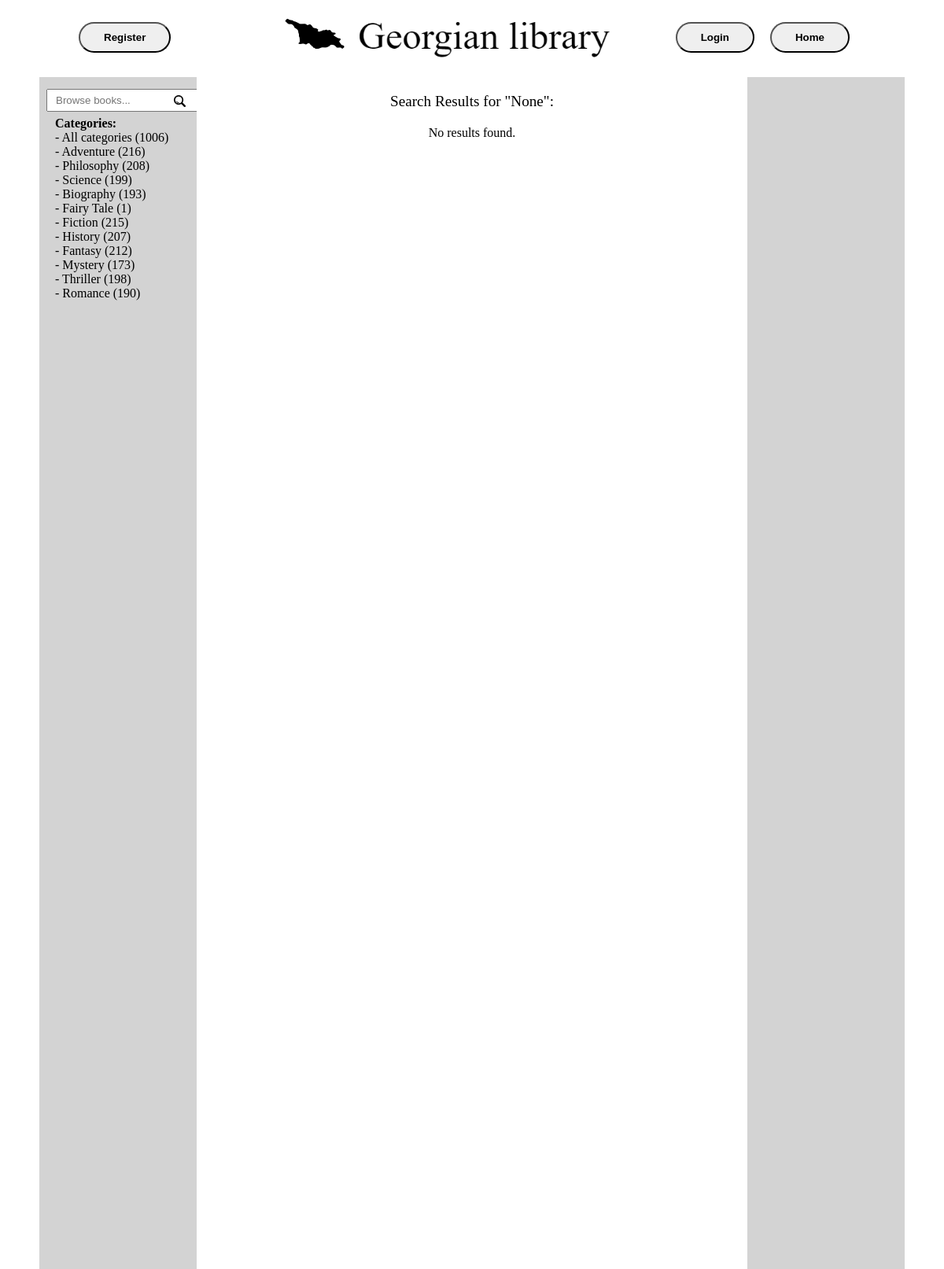
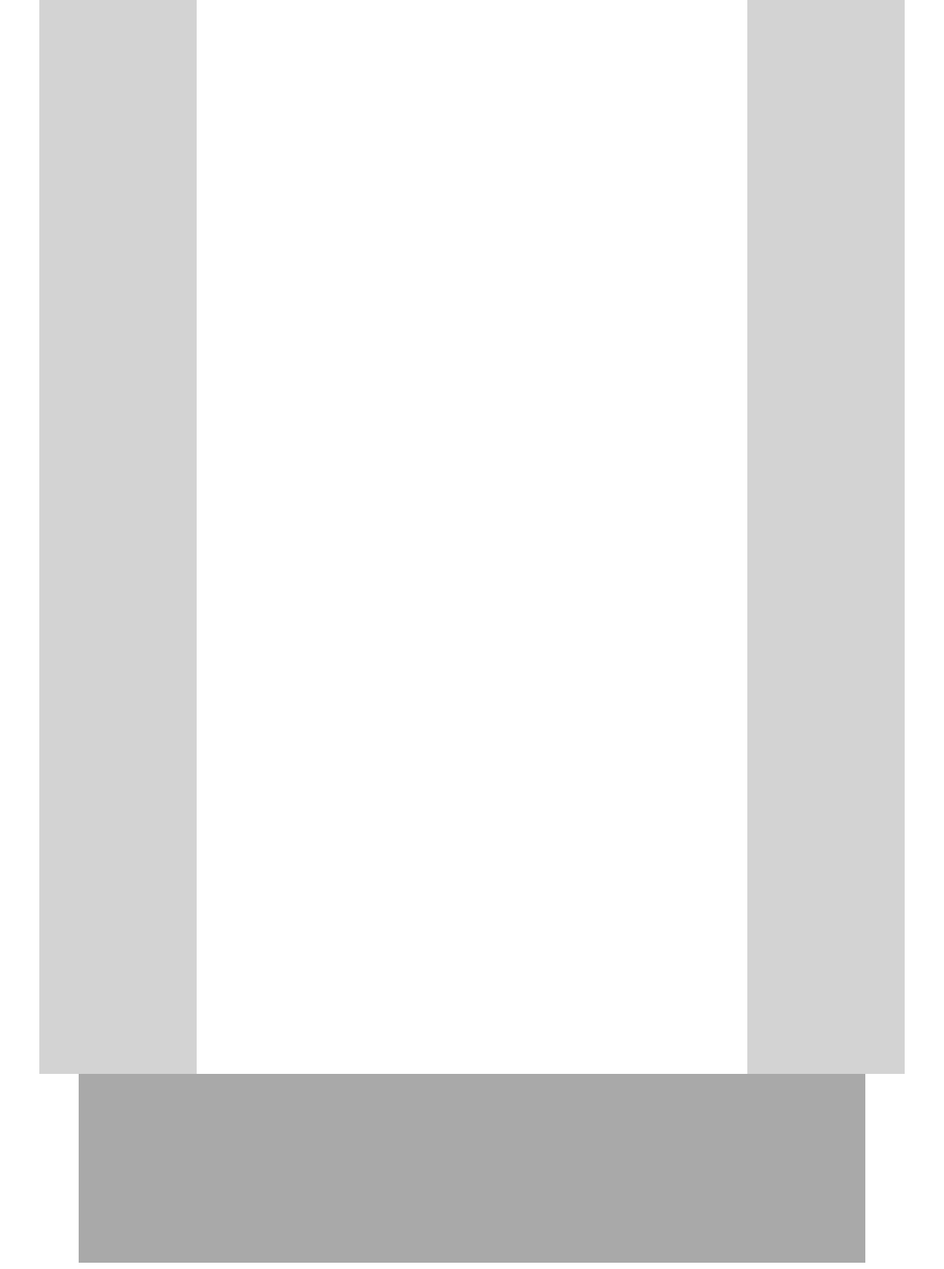
The app's page /search/ with its own data (2 pictures, top to bottom).
### library/models.py (models this page shows, shortened)
class Category(models.Model):
    name = models.CharField('Name', max_length=63)
    class Meta:
        verbose_name = 'Category'
        verbose_name_plural = 'Categories'

### library/views.py (the view)
# urls.py: path('search/', search_results, name='search_results'),
def search_results(request):
    query = request.GET.get('q')
    category_id = request.GET.get('category')
    if query:
        results = Book.objects.filter(title__icontains=query)
    else:
        results = Book.objects.none()
    if category_id:
        results = results.filter(category__id=category_id)
    paginator = Paginator(results, 40)
    page_number = request.GET.get('page')
    try:
        results = paginator.page(page_number)
    except PageNotAnInteger:
        results = paginator.page(1)
    except EmptyPage:
        results = paginator.page(paginator.num_pages)
    context = {
        'paginator': paginator,
        'results': results,
        'query': query,
        'category_id': category_id,
    }
    return render(request, 'library/search_results.html', context)

### library/context_processors.py (called while the page is built)
def categories_processor(request):
    categories = Category.objects.annotate(book_count=Count('book'))
    all_book_count = Book.objects.count()
    return {'categories': categories, 'all_book_count': all_book_count}

### library/templates/library/search_results.html (shortened to what this page needs)
{% extends 'library/home.html' %}
{% load static %}
{% block content %}
    <div class="search_results_text">
        Search Results for "{{ query }}":
    </div>
        {% for book in results %}
            <a href="{% url 'book_detail' book.id%}">
            <div class="book">
                <div class="book_cover">
                    {% if book.cover %}
                        <img src="{{ book.cover.url }}" alt="{{ book.title }}" class="book_cover_icon" draggable="false">
                    {% else %}
                        <img src="{% static 'library/images/no-image.png' %}" alt="{{ book.title }}" class="no_book_cover_icon" draggable="false">
                    {% endif %}
                    {% if book.stock > 0 %}
                        <div class="in_stock">
                        <img class="in_stock_icon" src="{% static 'library/images/in_stock.png' %}" alt="">
                            In stock
                        </div>
                    {% else %}
                        <div class="out_of_stock">
                        <img class="out_of_stock_icon" src="{% static 'library/images/out_of_stock.png' %}" alt="">
                            Out of stock
                        </div>
                    {% endif %}
                    <br/>
                    <div class="author">
                        Author: {{ book.author }}
                    </div>
                </div>
                <div class="book_title">
                    {{ book.title }}
                </div>
                    {% if book.stock > 0 %}
                        {% if user.is_authenticated and book in user.taken_books.all %}
                            <button disabled class="already_taken_button" id="take_book">Already Taken</button>
                        {% else %}
                            <form method="POST" action="{% url 'users:take_book' book.id %}">
                                {% csrf_token %}
                                <button type="submit" class="take_button" id="take_book">Take Book</button>
                            </form>
                        {% endif %}
                    {% else %}
                        {% if user.is_authenticated and book in user.taken_books.all %}
                            <button disabled class="already_taken_button" id="take_book">Already Taken</button>
                        {% elif book.id in wishlist_books %}
                            <form method="POST" action="{% url 'users:remove_from_wishlist' book.id %}">
                                {% csrf_token %}
                                <button type="submit" class="remove_from_wishlist" id="take_book">Remove</button>
                            </form>
                        {% else %}
                            <form method="POST" action="{% url 'users:wishlist_book' book.id %}">
                                {% csrf_token %}
                                <button type="submit" class="wishlist_button" id="take_book">Wishlist</button>
                            </form>
                        {% endif %}
                    {% endif %}
                </div>
            </a>
        {% empty %}
            No results found.
        {% endfor %}
{% endblock %}

### library/templates/library/home.html (shortened to what this page needs)
{% load static %}
<!DOCTYPE html>
<html lang="en">
<head>
    <link rel="stylesheet" type="text/css" href="{% static 'library/css/main.css' %}">
</head>
<body>
    <div class="header">
        <a href="{% url 'home' %}">
            <div class="logo">
                <img rel="stylesheet" class="georgia_logo" src="{% static 'library/images/georgia.png' %}" alt="Home page" draggable="false">
                <img src="{% static 'library/images/logo_text.png' %}" alt="Home page" class="logo_text" draggable="false">
            </div>
        </a>
        <a href="{% url 'home' %}">
            <button class="home_button">
                Home
            </button>
        </a>
        {% if not user.is_authenticated %}
            <a href="{% url 'users:login' %}">
                <button class="login_button">
                    Login
                </button>
            </a>
            <a href="{% url 'users:register' %}">
                <button class="register_button">
                    Register
                </button>
            </a>
        {% endif %}
    </div>
    <div class="content">
        <form action="{% url 'search_results' %}" method="GET" class="search_bar">
            <input type="text" class="search_field" name="q" placeholder="Browse books...">
            <button type="submit" class="search_button">
                <img src="{% static 'library/images/search.png' %}" alt="" class="search_icon" draggable="false">
            </button>
        </form>
        <div class="categories">
            Categories: <br/>
            <a href="{% url 'home' %}" style="font-weight: normal">
                - All categories ({{ all_book_count }})
            </a><br/>
            {% for category in categories %}
                <a href="{% url 'home' %}?category={{ category.id }}" style="font-weight: normal">
                    - {{ category.name }} ({{ category.book_count }})
                </a><br/>
            {% endfor %}
        </div>
        <div class="books">
            {% block content %}{% endblock %}
        </div>
    </div>
    <div class="footer">
    </div>
</body>
</html>

### static/library/css/main.css (style rules this page uses)
a { text-decoration: none; color: black; }
.logo { position: absolute; margin-left: 260px; top: -5px; }
.georgia_logo { height: 80px; }
.logo_text { height: 68px; }
.header { position: relative; display: block; margin: auto; width: 1000px; height: 10vh; }
.login_button, .logout_button, .home_button { float: right; display: block; padding: 10px 30px; border-radius: 20px; font-weight: bold; margin-top: 20px; margin-right: 20px; transition: ease 0.1s; }
.register_button { float: left; display: block; padding: 10px 30px; border-radius: 20px; font-weight: bold; margin-top: 20px; margin-right: 20px; transition: ease 0.1s; }
.content { position: relative; display: block; margin: auto; width: 1100px; height: 360vh; background-color: lightgrey; }
.search_bar { position: relative; }
.search_field { position: absolute; margin: 15px 9px; padding: 5px 10px; }
.search_button { position: absolute; height: 25px; width: 25px; margin: 19px 165px; border: none; background-color: transparent; }
.search_icon { height: 15px; width: 15px; }
.search_results_text { padding: 20px; font-size: 1.2em; font-family: Georgia; }
.categories { position: absolute; margin: 50px 20px; font-weight: bold; font-family: Calibri; }
.books { position: relative; margin: 10px auto; width: 700px; height: inherit; text-align: center; background-color: white; }
.footer { position: relative; display: block; margin: auto; width: 1000px; height: 30vh; background-color: darkgrey; }

### records on screen
Category: name "Adventure", book_count "216"
Category: name "Philosophy", book_count "208"
Category: name "Science", book_count "199"
Category: name "Biography", book_count "193"
Category: name "Fairy Tale", book_count "1"
Category: name "Fiction", book_count "215"
Category: name "History", book_count "207"
Category: name "Fantasy", book_count "212"
Category: name "Mystery", book_count "173"
Category: name "Thriller", book_count "198"
Category: name "Romance", book_count "190"

### other values on screen
{{ all_book_count }} "1006"
{{ query }} "None"
